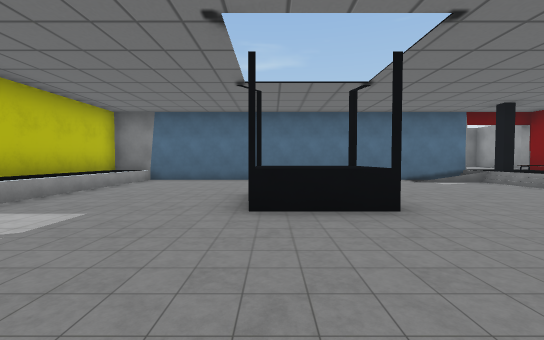
[1] (above)

18 first-person views from a walk through a 3-D level made in the Unity game engine. The camera is 1.3 m above the floor, tilts 2° down and sees 90° across. The floor is counted in squares, 2 m on a side. Each view is taken from the middle of a square. On the plan, view 1 faces up. The plan holds only what a view shows up to about 9 squares ahead; the rest is blank. The player character is not drawn. Some animated figures are not drawn.

[2]
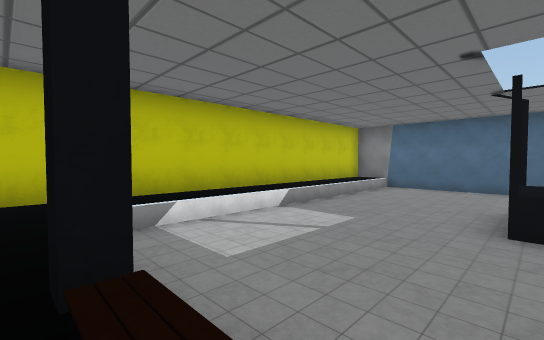

[3]
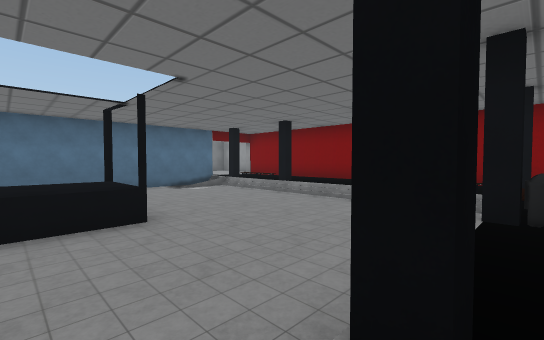

[4]
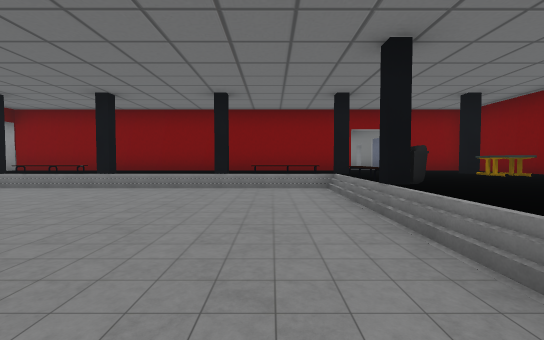

[5]
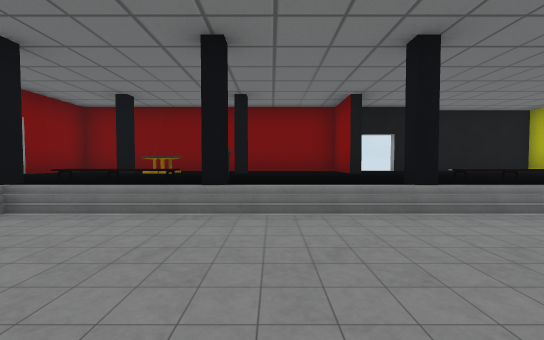

[6]
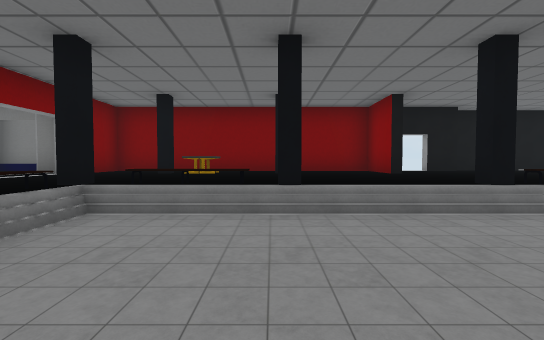

[7]
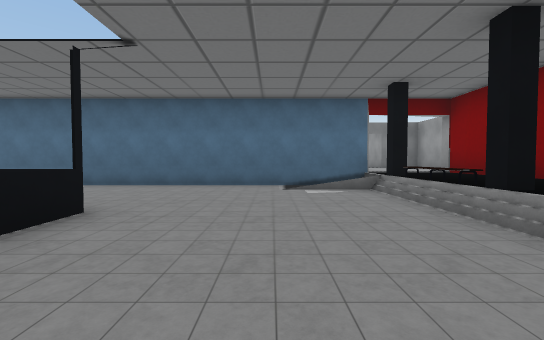

[8]
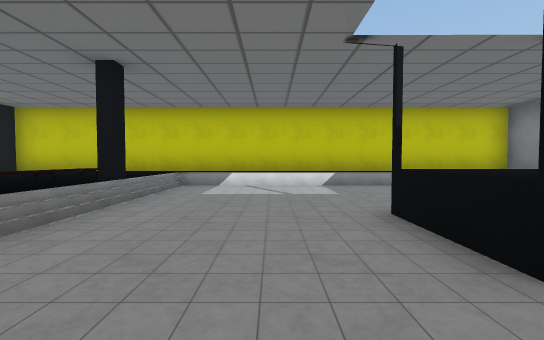

[9]
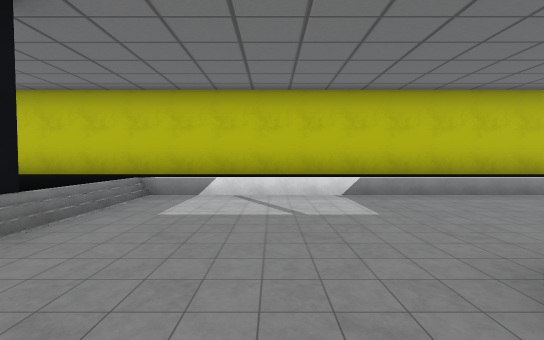

[10]
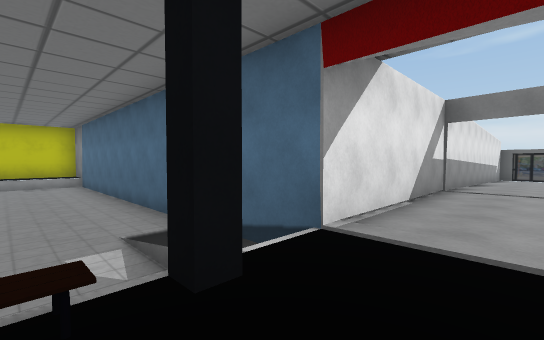

[11]
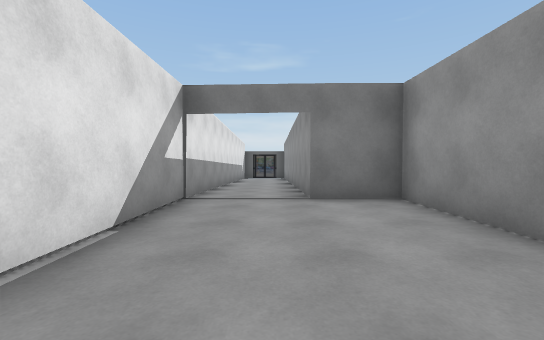

[12]
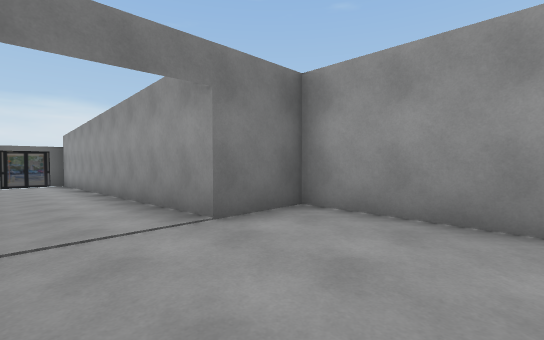

[13]
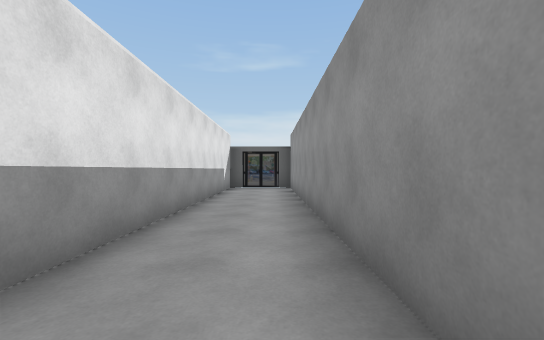

[14]
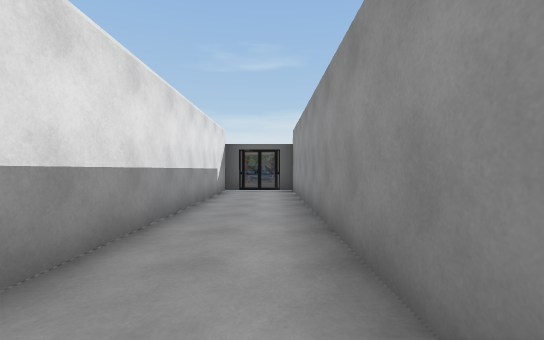

[15]
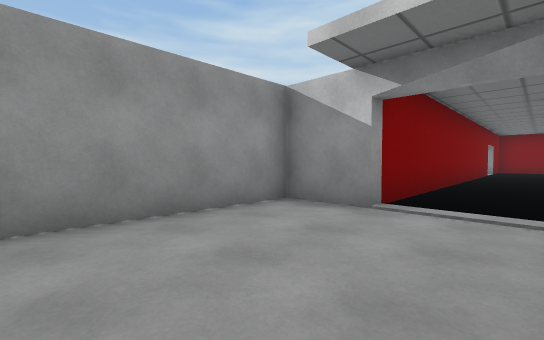

[16]
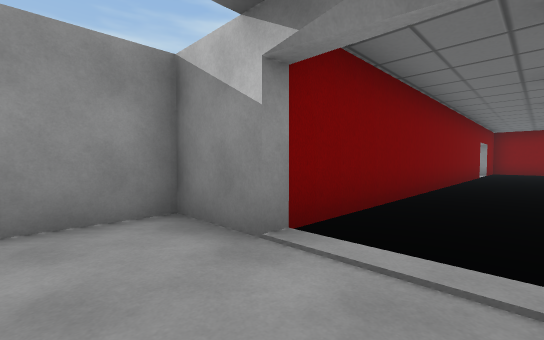

[17]
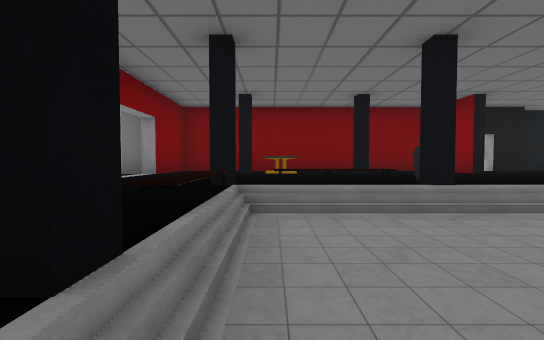

[18]
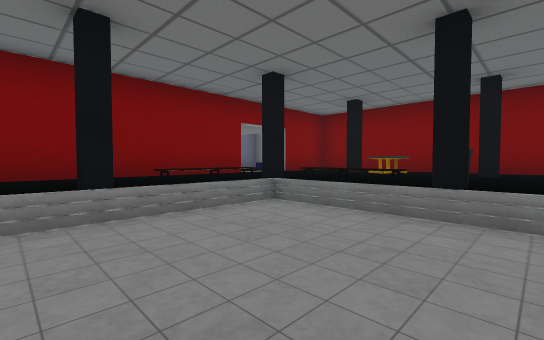

### Floor plan
Key: @ floor where view 1 was taken; # wall or solid block; x gap in a wall; . main floor; - floor 0.25 m lower than the main floor; _ floor 0.5 m lower than the main floor; < floor 0.75 m lower than the main floor; / step, stairs or slope; = window, fence, low wall or low ledge; ^ raised ledge; T table; O other object.
Columns run from 6 left of view 1 to 12 right of it. Each row starts with its distance up from view 1.
 24             ####
 23             #<<#
 22             #__#
 21             #__#
 20             #__#
 19             #__#
 18             #--#
 17             #--#
 16             #--#
 15             #--#
 14             #..###
 13             #....#
 12             #....#
 11             #....#
 10 #############....#
  9 #.#<<<<<<<<##..###
  8 #.=<<<<<<<<<=/.#
  7 #.=<<<<<<<<<</.#
  6 #.=<<<<<<<<<</.#
  5 #.=<<<^^=<<<<#.#
  4 #.=<<<^^<<<<<..#
  3 #.=<<<<<#<<<<..#
  2 #.=<<<<<<<<<<#.#
  1 #.=<<<<<<<<<</.#
  0 #.=<<<@<<<<<</.#
 -1 #...=//#..O//#.#
 -2 #...............
 -3 #...............
 -4 #......#..#.T..#
 -5 #......#.......#
 -6 #####x ######### ##

Positions as (right, up) in squares from view 1, and headings:
1: (0, 0), facing up
2: (0, -1), facing up-left
3: (0, -1), facing up-right
4: (0, 1), facing right
5: (3, 3), facing down
6: (4, 3), facing down
7: (4, 2), facing up
8: (3, 2), facing left
9: (1, 2), facing left
10: (8, 7), facing up-left
11: (8, 9), facing up
12: (7, 11), facing up-right
13: (8, 14), facing up
14: (8, 15), facing up
15: (7, 13), facing down-right
16: (7, 11), facing down-right
17: (6, 3), facing down
18: (3, 3), facing down-right
